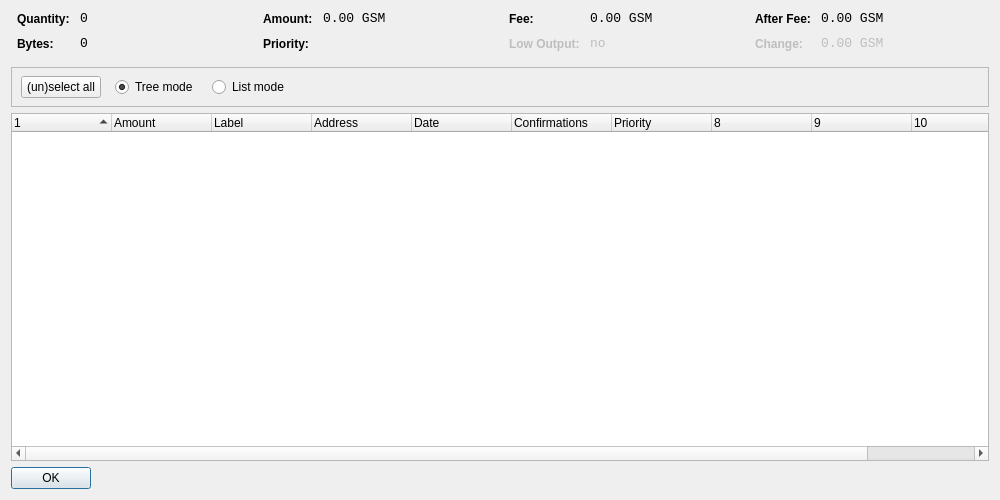
<?xml version="1.0" encoding="UTF-8"?>
<ui version="4.0">
 <class>CoinControlDialog</class>
 <widget class="QDialog" name="CoinControlDialog">
  <property name="geometry">
   <rect>
    <x>0</x>
    <y>0</y>
    <width>1000</width>
    <height>500</height>
   </rect>
  </property>
  <property name="windowTitle">
   <string>Coin Control</string>
  </property>
  <layout class="QVBoxLayout" name="verticalLayout">
   <item>
    <layout class="QHBoxLayout" name="horizontalLayoutTop" stretch="0,0,0,0">
     <property name="topMargin">
      <number>0</number>
     </property>
     <property name="bottomMargin">
      <number>10</number>
     </property>
     <item>
      <layout class="QFormLayout" name="formLayoutCoinControl1">
       <property name="horizontalSpacing">
        <number>10</number>
       </property>
       <property name="verticalSpacing">
        <number>10</number>
       </property>
       <property name="leftMargin">
        <number>6</number>
       </property>
       <property name="rightMargin">
        <number>6</number>
       </property>
       <item row="0" column="0">
        <widget class="QLabel" name="labelCoinControlQuantityText">
         <property name="styleSheet">
          <string notr="true">font-weight:bold;</string>
         </property>
         <property name="text">
          <string>Quantity:</string>
         </property>
        </widget>
       </item>
       <item row="0" column="1">
        <widget class="QLabel" name="labelCoinControlQuantity">
         <property name="font">
          <font>
           <family>Monospace</family>
           <pointsize>10</pointsize>
          </font>
         </property>
         <property name="cursor">
          <cursorShape>IBeamCursor</cursorShape>
         </property>
         <property name="contextMenuPolicy">
          <enum>Qt::ActionsContextMenu</enum>
         </property>
         <property name="text">
          <string notr="true">0</string>
         </property>
         <property name="textInteractionFlags">
          <set>Qt::LinksAccessibleByMouse|Qt::TextSelectableByKeyboard|Qt::TextSelectableByMouse</set>
         </property>
        </widget>
       </item>
       <item row="1" column="0">
        <widget class="QLabel" name="labelCoinControlBytesText">
         <property name="styleSheet">
          <string notr="true">font-weight:bold;</string>
         </property>
         <property name="text">
          <string>Bytes:</string>
         </property>
        </widget>
       </item>
       <item row="1" column="1">
        <widget class="QLabel" name="labelCoinControlBytes">
         <property name="font">
          <font>
           <family>Monospace</family>
           <pointsize>10</pointsize>
          </font>
         </property>
         <property name="cursor">
          <cursorShape>IBeamCursor</cursorShape>
         </property>
         <property name="contextMenuPolicy">
          <enum>Qt::ActionsContextMenu</enum>
         </property>
         <property name="text">
          <string notr="true">0</string>
         </property>
         <property name="textInteractionFlags">
          <set>Qt::LinksAccessibleByMouse|Qt::TextSelectableByKeyboard|Qt::TextSelectableByMouse</set>
         </property>
        </widget>
       </item>
      </layout>
     </item>
     <item>
      <layout class="QFormLayout" name="formLayoutCoinControl2">
       <property name="horizontalSpacing">
        <number>10</number>
       </property>
       <property name="verticalSpacing">
        <number>10</number>
       </property>
       <property name="leftMargin">
        <number>6</number>
       </property>
       <property name="rightMargin">
        <number>6</number>
       </property>
       <item row="0" column="0">
        <widget class="QLabel" name="labelCoinControlAmountText">
         <property name="styleSheet">
          <string notr="true">font-weight:bold;</string>
         </property>
         <property name="text">
          <string>Amount:</string>
         </property>
        </widget>
       </item>
       <item row="0" column="1">
        <widget class="QLabel" name="labelCoinControlAmount">
         <property name="font">
          <font>
           <family>Monospace</family>
           <pointsize>10</pointsize>
          </font>
         </property>
         <property name="cursor">
          <cursorShape>IBeamCursor</cursorShape>
         </property>
         <property name="contextMenuPolicy">
          <enum>Qt::ActionsContextMenu</enum>
         </property>
         <property name="text">
          <string notr="true">0.00 GSM</string>
         </property>
         <property name="textInteractionFlags">
          <set>Qt::LinksAccessibleByMouse|Qt::TextSelectableByKeyboard|Qt::TextSelectableByMouse</set>
         </property>
        </widget>
       </item>
       <item row="1" column="0">
        <widget class="QLabel" name="labelCoinControlPriorityText">
         <property name="styleSheet">
          <string notr="true">font-weight:bold;</string>
         </property>
         <property name="text">
          <string>Priority:</string>
         </property>
        </widget>
       </item>
       <item row="1" column="1">
        <widget class="QLabel" name="labelCoinControlPriority">
         <property name="font">
          <font>
           <family>Monospace</family>
           <pointsize>10</pointsize>
          </font>
         </property>
         <property name="cursor">
          <cursorShape>IBeamCursor</cursorShape>
         </property>
         <property name="contextMenuPolicy">
          <enum>Qt::ActionsContextMenu</enum>
         </property>
         <property name="text">
          <string/>
         </property>
         <property name="textInteractionFlags">
          <set>Qt::LinksAccessibleByMouse|Qt::TextSelectableByKeyboard|Qt::TextSelectableByMouse</set>
         </property>
        </widget>
       </item>
      </layout>
     </item>
     <item>
      <layout class="QFormLayout" name="formLayoutCoinControl3">
       <property name="horizontalSpacing">
        <number>10</number>
       </property>
       <property name="verticalSpacing">
        <number>10</number>
       </property>
       <property name="leftMargin">
        <number>6</number>
       </property>
       <property name="rightMargin">
        <number>6</number>
       </property>
       <item row="0" column="0">
        <widget class="QLabel" name="labelCoinControlFeeText">
         <property name="styleSheet">
          <string notr="true">font-weight:bold;</string>
         </property>
         <property name="text">
          <string>Fee:</string>
         </property>
        </widget>
       </item>
       <item row="0" column="1">
        <widget class="QLabel" name="labelCoinControlFee">
         <property name="font">
          <font>
           <family>Monospace</family>
           <pointsize>10</pointsize>
          </font>
         </property>
         <property name="cursor">
          <cursorShape>IBeamCursor</cursorShape>
         </property>
         <property name="contextMenuPolicy">
          <enum>Qt::ActionsContextMenu</enum>
         </property>
         <property name="text">
          <string notr="true">0.00 GSM</string>
         </property>
         <property name="textInteractionFlags">
          <set>Qt::LinksAccessibleByMouse|Qt::TextSelectableByKeyboard|Qt::TextSelectableByMouse</set>
         </property>
        </widget>
       </item>
       <item row="1" column="0">
        <widget class="QLabel" name="labelCoinControlLowOutputText">
         <property name="enabled">
          <bool>false</bool>
         </property>
         <property name="styleSheet">
          <string notr="true">font-weight:bold;</string>
         </property>
         <property name="text">
          <string>Low Output:</string>
         </property>
        </widget>
       </item>
       <item row="1" column="1">
        <widget class="QLabel" name="labelCoinControlLowOutput">
         <property name="enabled">
          <bool>false</bool>
         </property>
         <property name="font">
          <font>
           <family>Monospace</family>
           <pointsize>10</pointsize>
          </font>
         </property>
         <property name="cursor">
          <cursorShape>IBeamCursor</cursorShape>
         </property>
         <property name="contextMenuPolicy">
          <enum>Qt::ActionsContextMenu</enum>
         </property>
         <property name="text">
          <string notr="true">no</string>
         </property>
         <property name="textInteractionFlags">
          <set>Qt::LinksAccessibleByMouse|Qt::TextSelectableByKeyboard|Qt::TextSelectableByMouse</set>
         </property>
        </widget>
       </item>
      </layout>
     </item>
     <item>
      <layout class="QFormLayout" name="formLayoutCoinControl4">
       <property name="horizontalSpacing">
        <number>10</number>
       </property>
       <property name="verticalSpacing">
        <number>10</number>
       </property>
       <property name="leftMargin">
        <number>6</number>
       </property>
       <property name="rightMargin">
        <number>6</number>
       </property>
       <item row="0" column="0">
        <widget class="QLabel" name="labelCoinControlAfterFeeText">
         <property name="styleSheet">
          <string notr="true">font-weight:bold;</string>
         </property>
         <property name="text">
          <string>After Fee:</string>
         </property>
        </widget>
       </item>
       <item row="0" column="1">
        <widget class="QLabel" name="labelCoinControlAfterFee">
         <property name="font">
          <font>
           <family>Monospace</family>
           <pointsize>10</pointsize>
          </font>
         </property>
         <property name="cursor">
          <cursorShape>IBeamCursor</cursorShape>
         </property>
         <property name="contextMenuPolicy">
          <enum>Qt::ActionsContextMenu</enum>
         </property>
         <property name="text">
          <string notr="true">0.00 GSM</string>
         </property>
         <property name="textInteractionFlags">
          <set>Qt::LinksAccessibleByMouse|Qt::TextSelectableByKeyboard|Qt::TextSelectableByMouse</set>
         </property>
        </widget>
       </item>
       <item row="1" column="0">
        <widget class="QLabel" name="labelCoinControlChangeText">
         <property name="enabled">
          <bool>false</bool>
         </property>
         <property name="styleSheet">
          <string notr="true">font-weight:bold;</string>
         </property>
         <property name="text">
          <string>Change:</string>
         </property>
        </widget>
       </item>
       <item row="1" column="1">
        <widget class="QLabel" name="labelCoinControlChange">
         <property name="enabled">
          <bool>false</bool>
         </property>
         <property name="font">
          <font>
           <family>Monospace</family>
           <pointsize>10</pointsize>
          </font>
         </property>
         <property name="cursor">
          <cursorShape>IBeamCursor</cursorShape>
         </property>
         <property name="contextMenuPolicy">
          <enum>Qt::ActionsContextMenu</enum>
         </property>
         <property name="text">
          <string notr="true">0.00 GSM</string>
         </property>
         <property name="textInteractionFlags">
          <set>Qt::LinksAccessibleByMouse|Qt::TextSelectableByKeyboard|Qt::TextSelectableByMouse</set>
         </property>
        </widget>
       </item>
      </layout>
     </item>
    </layout>
   </item>
   <item>
    <widget class="QFrame" name="frame">
     <property name="minimumSize">
      <size>
       <width>0</width>
       <height>40</height>
      </size>
     </property>
     <property name="frameShape">
      <enum>QFrame::StyledPanel</enum>
     </property>
     <property name="frameShadow">
      <enum>QFrame::Sunken</enum>
     </property>
     <widget class="QWidget" name="horizontalLayoutWidget">
      <property name="geometry">
       <rect>
        <x>10</x>
        <y>0</y>
        <width>781</width>
        <height>41</height>
       </rect>
      </property>
      <layout class="QHBoxLayout" name="horizontalLayoutPanel" stretch="0,0,0,0,0">
       <property name="spacing">
        <number>14</number>
       </property>
       <item>
        <widget class="QPushButton" name="pushButtonSelectAll">
         <property name="sizePolicy">
          <sizepolicy hsizetype="Maximum" vsizetype="Fixed">
           <horstretch>0</horstretch>
           <verstretch>0</verstretch>
          </sizepolicy>
         </property>
         <property name="text">
          <string>(un)select all</string>
         </property>
        </widget>
       </item>
       <item>
        <widget class="QRadioButton" name="radioTreeMode">
         <property name="sizePolicy">
          <sizepolicy hsizetype="Maximum" vsizetype="Fixed">
           <horstretch>0</horstretch>
           <verstretch>0</verstretch>
          </sizepolicy>
         </property>
         <property name="text">
          <string>Tree mode</string>
         </property>
         <property name="checked">
          <bool>true</bool>
         </property>
        </widget>
       </item>
       <item>
        <widget class="QRadioButton" name="radioListMode">
         <property name="sizePolicy">
          <sizepolicy hsizetype="Maximum" vsizetype="Fixed">
           <horstretch>0</horstretch>
           <verstretch>0</verstretch>
          </sizepolicy>
         </property>
         <property name="text">
          <string>List mode</string>
         </property>
        </widget>
       </item>
       <item>
        <spacer name="horizontalSpacer">
         <property name="orientation">
          <enum>Qt::Horizontal</enum>
         </property>
         <property name="sizeHint" stdset="0">
          <size>
           <width>40</width>
           <height>20</height>
          </size>
         </property>
        </spacer>
       </item>
      </layout>
     </widget>
    </widget>
   </item>
   <item>
    <widget class="CoinControlTreeWidget" name="treeWidget">
     <property name="contextMenuPolicy">
      <enum>Qt::CustomContextMenu</enum>
     </property>
     <property name="sortingEnabled">
      <bool>false</bool>
     </property>
     <property name="columnCount">
      <number>11</number>
     </property>
     <attribute name="headerShowSortIndicator" stdset="0">
      <bool>true</bool>
     </attribute>
     <attribute name="headerStretchLastSection">
      <bool>false</bool>
     </attribute>
     <column>
      <property name="text">
       <string/>
      </property>
     </column>
     <column>
      <property name="text">
       <string>Amount</string>
      </property>
     </column>
     <column>
      <property name="text">
       <string>Label</string>
      </property>
     </column>
     <column>
      <property name="text">
       <string>Address</string>
      </property>
     </column>
     <column>
      <property name="text">
       <string>Date</string>
      </property>
     </column>
     <column>
      <property name="text">
       <string>Confirmations</string>
      </property>
      <property name="toolTip">
       <string>Confirmed</string>
      </property>
     </column>
     <column>
      <property name="text">
       <string>Priority</string>
      </property>
     </column>
     <column>
      <property name="text">
       <string/>
      </property>
     </column>
     <column>
      <property name="text">
       <string/>
      </property>
     </column>
     <column>
      <property name="text">
       <string/>
      </property>
     </column>
     <column>
      <property name="text">
       <string/>
      </property>
     </column>
    </widget>
   </item>
   <item>
    <widget class="QDialogButtonBox" name="buttonBox">
     <property name="sizePolicy">
      <sizepolicy hsizetype="Maximum" vsizetype="Fixed">
       <horstretch>0</horstretch>
       <verstretch>0</verstretch>
      </sizepolicy>
     </property>
     <property name="orientation">
      <enum>Qt::Horizontal</enum>
     </property>
     <property name="standardButtons">
      <set>QDialogButtonBox::Ok</set>
     </property>
    </widget>
   </item>
  </layout>
 </widget>
 <customwidgets>
  <customwidget>
   <class>CoinControlTreeWidget</class>
   <extends>QTreeWidget</extends>
   <header>coincontroltreewidget.h</header>
  </customwidget>
 </customwidgets>
 <resources/>
 <connections/>
</ui>
